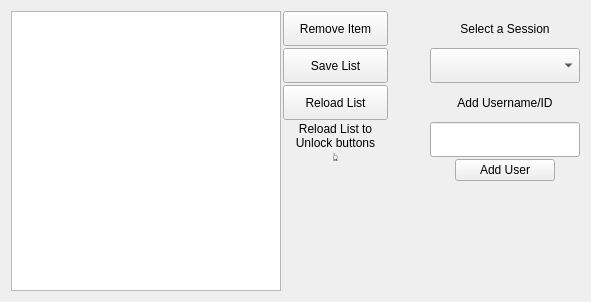
      <widget class="QWidget" name="tab_4">
       <attribute name="title">
        <string>ID Manager</string>
       </attribute>
       <layout class="QVBoxLayout" name="verticalLayout_10">
        <item>
         <layout class="QHBoxLayout" name="horizontalLayout_21">
          <property name="spacing">
           <number>2</number>
          </property>
          <property name="sizeConstraint">
           <enum>QLayout::SetDefaultConstraint</enum>
          </property>
          <item>
           <widget class="QListWidget" name="listWidget">
            <property name="sizePolicy">
             <sizepolicy hsizetype="Expanding" vsizetype="Expanding">
              <horstretch>0</horstretch>
              <verstretch>0</verstretch>
             </sizepolicy>
            </property>
            <property name="minimumSize">
             <size>
              <width>270</width>
              <height>280</height>
             </size>
            </property>
            <property name="maximumSize">
             <size>
              <width>16777215</width>
              <height>16777215</height>
             </size>
            </property>
           </widget>
          </item>
          <item>
           <layout class="QVBoxLayout" name="verticalLayout_9">
            <property name="sizeConstraint">
             <enum>QLayout::SetDefaultConstraint</enum>
            </property>
            <item>
             <layout class="QHBoxLayout" name="horizontalLayout_17">
              <property name="sizeConstraint">
               <enum>QLayout::SetDefaultConstraint</enum>
              </property>
              <item>
               <layout class="QVBoxLayout" name="verticalLayout_6">
                <property name="spacing">
                 <number>2</number>
                </property>
                <property name="sizeConstraint">
                 <enum>QLayout::SetDefaultConstraint</enum>
                </property>
                <item>
                 <widget class="QPushButton" name="button_remove">
                  <property name="sizePolicy">
                   <sizepolicy hsizetype="Expanding" vsizetype="Fixed">
                    <horstretch>0</horstretch>
                    <verstretch>0</verstretch>
                   </sizepolicy>
                  </property>
                  <property name="minimumSize">
                   <size>
                    <width>105</width>
                    <height>35</height>
                   </size>
                  </property>
                  <property name="maximumSize">
                   <size>
                    <width>16777215</width>
                    <height>35</height>
                   </size>
                  </property>
                  <property name="toolTip">
                   <string>Remove ID from KPI</string>
                  </property>
                  <property name="text">
                   <string>Remove Item</string>
                  </property>
                 </widget>
                </item>
                <item>
                 <widget class="QPushButton" name="button_save">
                  <property name="minimumSize">
                   <size>
                    <width>105</width>
                    <height>35</height>
                   </size>
                  </property>
                  <property name="maximumSize">
                   <size>
                    <width>16777215</width>
                    <height>35</height>
                   </size>
                  </property>
                  <property name="toolTip">
                   <string>Save Current KPI List</string>
                  </property>
                  <property name="text">
                   <string>Save List</string>
                  </property>
                 </widget>
                </item>
                <item>
                 <widget class="QPushButton" name="button_reload">
                  <property name="sizePolicy">
                   <sizepolicy hsizetype="Expanding" vsizetype="Fixed">
                    <horstretch>0</horstretch>
                    <verstretch>0</verstretch>
                   </sizepolicy>
                  </property>
                  <property name="minimumSize">
                   <size>
                    <width>105</width>
                    <height>35</height>
                   </size>
                  </property>
                  <property name="maximumSize">
                   <size>
                    <width>16777215</width>
                    <height>35</height>
                   </size>
                  </property>
                  <property name="toolTip">
                   <string>Reload KPI List</string>
                  </property>
                  <property name="text">
                   <string>Reload List</string>
                  </property>
                 </widget>
                </item>
                <item>
                 <widget class="QLabel" name="label_4">
                  <property name="text">
                   <string>Reload List to
Unlock buttons
👆</string>
                  </property>
                  <property name="alignment">
                   <set>Qt::AlignCenter</set>
                  </property>
                 </widget>
                </item>
                <item>
                 <spacer name="verticalSpacer_5">
                  <property name="orientation">
                   <enum>Qt::Vertical</enum>
                  </property>
                  <property name="sizeHint" stdset="0">
                   <size>
                    <width>20</width>
                    <height>40</height>
                   </size>
                  </property>
                 </spacer>
                </item>
               </layout>
              </item>
              <item>
               <spacer name="horizontalSpacer_22">
                <property name="orientation">
                 <enum>Qt::Horizontal</enum>
                </property>
                <property name="sizeHint" stdset="0">
                 <size>
                  <width>40</width>
                  <height>20</height>
                 </size>
                </property>
               </spacer>
              </item>
              <item>
               <layout class="QVBoxLayout" name="verticalLayout_7">
                <property name="spacing">
                 <number>2</number>
                </property>
                <property name="sizeConstraint">
                 <enum>QLayout::SetDefaultConstraint</enum>
                </property>
                <item>
                 <widget class="QLabel" name="label_20">
                  <property name="sizePolicy">
                   <sizepolicy hsizetype="Expanding" vsizetype="Expanding">
                    <horstretch>0</horstretch>
                    <verstretch>0</verstretch>
                   </sizepolicy>
                  </property>
                  <property name="minimumSize">
                   <size>
                    <width>150</width>
                    <height>35</height>
                   </size>
                  </property>
                  <property name="maximumSize">
                   <size>
                    <width>150</width>
                    <height>35</height>
                   </size>
                  </property>
                  <property name="text">
                   <string>Select a Session</string>
                  </property>
                  <property name="alignment">
                   <set>Qt::AlignCenter</set>
                  </property>
                 </widget>
                </item>
                <item>
                 <widget class="QComboBox" name="combo_session_2">
                  <property name="sizePolicy">
                   <sizepolicy hsizetype="Expanding" vsizetype="Fixed">
                    <horstretch>0</horstretch>
                    <verstretch>0</verstretch>
                   </sizepolicy>
                  </property>
                  <property name="minimumSize">
                   <size>
                    <width>150</width>
                    <height>35</height>
                   </size>
                  </property>
                  <property name="maximumSize">
                   <size>
                    <width>16777215</width>
                    <height>35</height>
                   </size>
                  </property>
                  <property name="toolTip">
                   <string>Session File Name</string>
                  </property>
                  <property name="styleSheet">
                   <string notr="true">color:black</string>
                  </property>
                 </widget>
                </item>
                <item>
                 <layout class="QVBoxLayout" name="verticalLayout_8">
                  <property name="sizeConstraint">
                   <enum>QLayout::SetDefaultConstraint</enum>
                  </property>
                  <item>
                   <widget class="QLabel" name="label_21">
                    <property name="sizePolicy">
                     <sizepolicy hsizetype="Expanding" vsizetype="Expanding">
                      <horstretch>0</horstretch>
                      <verstretch>0</verstretch>
                     </sizepolicy>
                    </property>
                    <property name="minimumSize">
                     <size>
                      <width>150</width>
                      <height>35</height>
                     </size>
                    </property>
                    <property name="maximumSize">
                     <size>
                      <width>150</width>
                      <height>35</height>
                     </size>
                    </property>
                    <property name="text">
                     <string>Add Username/ID</string>
                    </property>
                    <property name="scaledContents">
                     <bool>false</bool>
                    </property>
                    <property name="alignment">
                     <set>Qt::AlignCenter</set>
                    </property>
                   </widget>
                  </item>
                  <item>
                   <widget class="QLineEdit" name="box_add_user">
                    <property name="sizePolicy">
                     <sizepolicy hsizetype="Expanding" vsizetype="Fixed">
                      <horstretch>0</horstretch>
                      <verstretch>0</verstretch>
                     </sizepolicy>
                    </property>
                    <property name="minimumSize">
                     <size>
                      <width>150</width>
                      <height>35</height>
                     </size>
                    </property>
                    <property name="maximumSize">
                     <size>
                      <width>16777215</width>
                      <height>35</height>
                     </size>
                    </property>
                    <property name="toolTip">
                     <string>Telegram Username or ID to Add as KPI</string>
                    </property>
                   </widget>
                  </item>
                  <item>
                   <layout class="QHBoxLayout" name="horizontalLayout_5">
                    <property name="spacing">
                     <number>2</number>
                    </property>
                    <property name="sizeConstraint">
                     <enum>QLayout::SetDefaultConstraint</enum>
                    </property>
                    <item>
                     <widget class="QPushButton" name="button_add_user">
                      <property name="sizePolicy">
                       <sizepolicy hsizetype="Expanding" vsizetype="Fixed">
                        <horstretch>0</horstretch>
                        <verstretch>0</verstretch>
                       </sizepolicy>
                      </property>
                      <property name="maximumSize">
                       <size>
                        <width>100</width>
                        <height>16777215</height>
                       </size>
                      </property>
                      <property name="layoutDirection">
                       <enum>Qt::LeftToRight</enum>
                      </property>
                      <property name="text">
                       <string>Add User</string>
                      </property>
                      <property name="shortcut">
                       <string>Ctrl+S</string>
                      </property>
                     </widget>
                    </item>
                   </layout>
                  </item>
                 </layout>
                </item>
                <item>
                 <spacer name="verticalSpacer_6">
                  <property name="orientation">
                   <enum>Qt::Vertical</enum>
                  </property>
                  <property name="sizeHint" stdset="0">
                   <size>
                    <width>20</width>
                    <height>40</height>
                   </size>
                  </property>
                 </spacer>
                </item>
               </layout>
              </item>
             </layout>
            </item>
           </layout>
          </item>
         </layout>
        </item>
       </layout>
      </widget>
